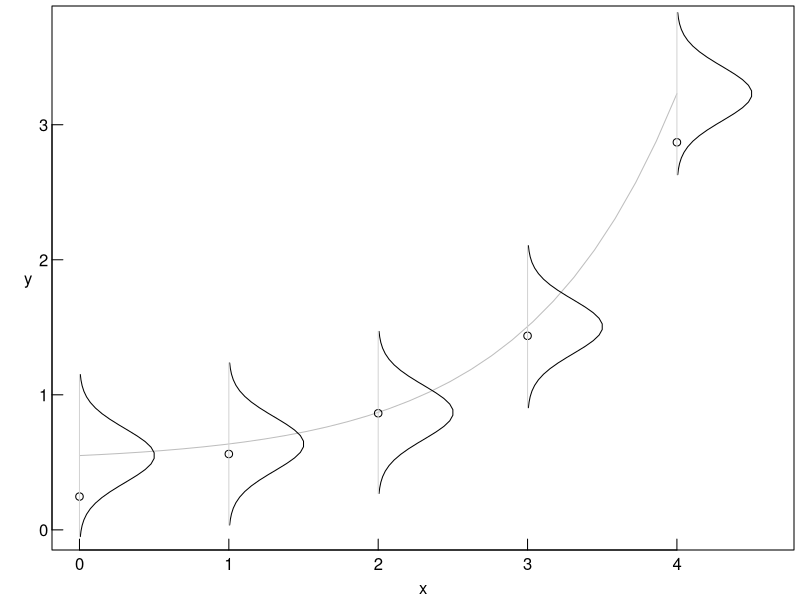
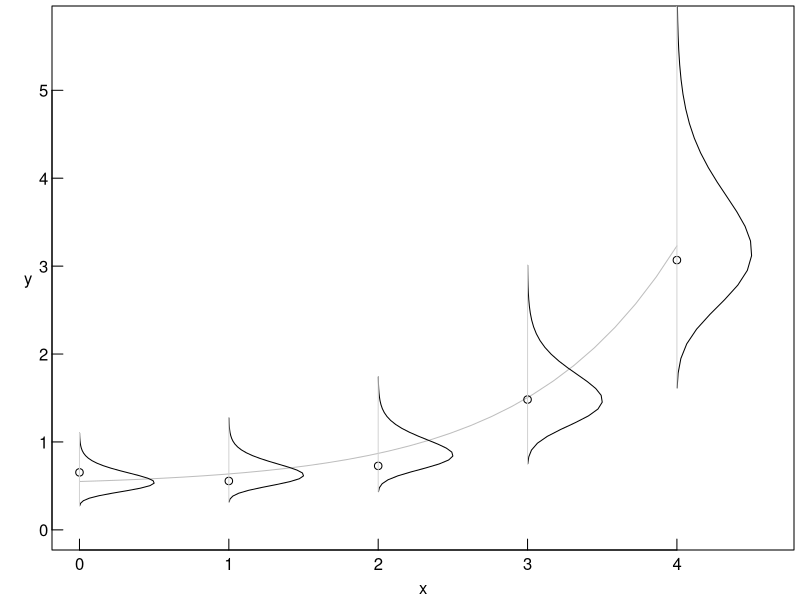
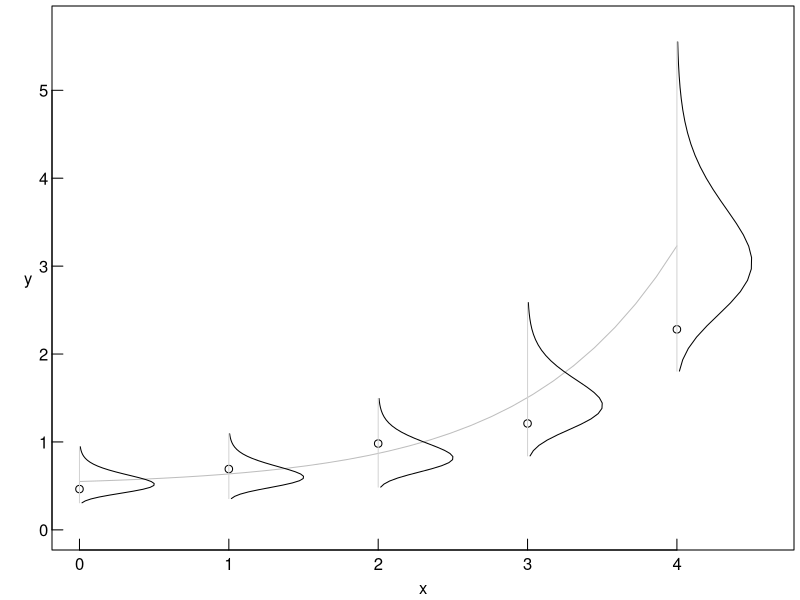

These figures' R source, in order:
# TODO: Add comment
# 
# Author: twutz
###############################################################################

windows(width=3.4,height=2.8, pointsize=10, record=TRUE)
par( las=1 )					#also y axis labels horizontal
par(mar=c(2.2,2.3,0,0)+0.3 )  #margins
par(tck=0.02 )				#axe-tick length inside plots             
par(mgp=c(1.4,0.2,0) )  #positioning of axis title, axis labels, axis


a=0.5
b=0.05
x=0:4
xClose <- seq(min(x),max(x),length.out=30)
fModel <- function(x,a,b){a+b*exp(x)}
yTrue = fModel(x,a,b)
sd1 = 0.2

yObs <- yTrue + rnorm(length(x), sd=sd1)
plot( 1, xlim=c(0,4.6), ylim=c(0,max(yTrue)+0.5), ylab="", xlab="x", type="n" )
mtext("y",2,1,las=1)
lines( fModel(xClose,a,b) ~ xClose, col="gray" )
points( yObs ~ x)

yres0 <- seq(-3*sd1,+3*sd1, length.out=30)
xres0d <- dnorm(yres0,sd=sd1)	#scaled so that maximum is 0.5
xres0 <- xres0d*0.5/max(xres0d)
#plot(xres0~yres0,ylim=c(0,0.6), type="l")
#plot(yres0~xres0,xlim=c(0,0.6), type="l")

i=2
for( i in seq_along(x) ){
	yi <- yTrue[i]
	xi <- x[i] 
	yres = yi+yres0
	xres = xi+xres0
	lines(yres~xres)
	lines(range(yres)~rep(xi,2),col="lightgray")
}


#--------- logNormal multiplicative error
yObs <- yTrue * rlnorm(length(x), meanlog=sd1^2/2, sdlog=sd1)
plot( 1, xlim=c(0,4.6), ylim=c(0,max(yTrue)+2.5), ylab="", xlab="x", type="n" )
mtext("y",2,1,las=1)
lines( fModel(xClose,a,b) ~ xClose, col="gray" )
points( yObs ~ x)

yres0 <- seq(1/2,1*2, length.out=30)
xres0d <- dlnorm(yres0,meanlog=sd1^2/2, sdlog=sd1)	#scaled so that maximum is 0.5
xres0 <- xres0d*0.5/max(xres0d)
#plot(xres0~yres0, type="l")
#plot(yres0~xres0,xlim=c(0,0.6), type="l")

i=2
for( i in seq_along(x) ){
	yi <- yTrue[i]
	xi <- x[i] 
	yres = yi*yres0
	xres = xi+xres0
	lines(yres~xres)
	lines(range(yres)~rep(xi,2),col="lightgray")
}

#--------- logNormal additive error
# Y ~ lognormal( f(x), sigma^2 )

yObs <- rlnorm(length(x), meanlog=log(yTrue)-sd1^2/2, sdlog=sd1)
plot( 1, xlim=c(0,4.6), ylim=c(0,max(yTrue)+2.5), ylab="", xlab="x", type="n" )
mtext("y",2,1,las=1)
lines( fModel(xClose,a,b) ~ xClose, col="gray" )
points( yObs ~ x)

i=2
for( i in seq_along(x) ){
	yi <- yTrue[i]
	xi <- x[i]
	#yr <- qlnorm(c(0.025,0.975), meanlog=log(yi)-sd1^2/2, sdlog=sd1 )
	yr <- qlnorm(c(0.025/10,1-(0.025/10)), meanlog=log(yi)-sd1^2/2, sdlog=sd1 )
	yres <- seq(yr[1],yr[2],length.out=30)
	xres0d <- dlnorm(yres, meanlog=log(yi)-sd1^2/2, sdlog=sd1 )
	xres0 <- xres0d*0.5/max(xres0d)
	xres <- x[i] + xres0
	lines(yres~xres)
	lines(range(yres)~rep(xi,2),col="lightgray")
}

#acutally the same as multiplicative error



